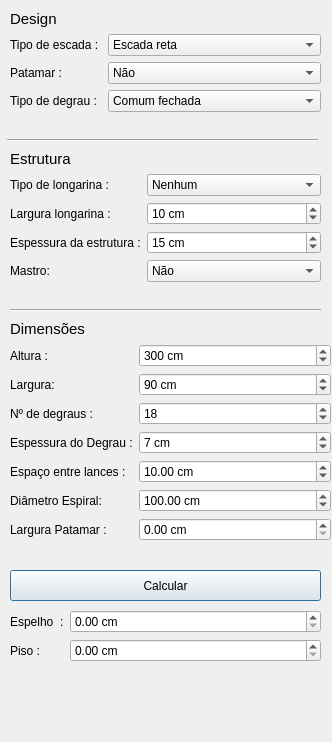
<?xml version="1.0" encoding="UTF-8"?>
<ui version="4.0">
 <class>Dialog</class>
 <widget class="QDialog" name="Dialog">
  <property name="geometry">
   <rect>
    <x>0</x>
    <y>0</y>
    <width>332</width>
    <height>742</height>
   </rect>
  </property>
  <property name="minimumSize">
   <size>
    <width>283</width>
    <height>695</height>
   </size>
  </property>
  <property name="windowTitle">
   <string>Escada</string>
  </property>
  <widget class="QWidget" name="formLayoutWidget">
   <property name="geometry">
    <rect>
     <x>10</x>
     <y>10</y>
     <width>311</width>
     <height>115</height>
    </rect>
   </property>
   <layout class="QFormLayout" name="formLayout">
    <item row="1" column="1">
     <widget class="QComboBox" name="TipoEscada">
      <property name="editable">
       <bool>false</bool>
      </property>
      <property name="currentText">
       <string notr="true">Escada reta</string>
      </property>
      <property name="frame">
       <bool>true</bool>
      </property>
      <property name="modelColumn">
       <number>0</number>
      </property>
      <item>
       <property name="text">
        <string>Escada reta</string>
       </property>
      </item>
      <item>
       <property name="text">
        <string>Escada L</string>
       </property>
      </item>
      <item>
       <property name="text">
        <string>Escada U</string>
       </property>
      </item>
      <item>
       <property name="text">
        <string>Escada espiral</string>
       </property>
      </item>
     </widget>
    </item>
    <item row="2" column="0">
     <widget class="QLabel" name="label_5">
      <property name="text">
       <string>Patamar : </string>
      </property>
     </widget>
    </item>
    <item row="2" column="1">
     <widget class="QComboBox" name="Patamar">
      <item>
       <property name="text">
        <string>Não</string>
       </property>
      </item>
      <item>
       <property name="text">
        <string>Sim</string>
       </property>
      </item>
     </widget>
    </item>
    <item row="3" column="0">
     <widget class="QLabel" name="label_6">
      <property name="text">
       <string>Tipo de degrau : </string>
      </property>
     </widget>
    </item>
    <item row="3" column="1">
     <widget class="QComboBox" name="TipoDegrau">
      <item>
       <property name="text">
        <string>Comum fechada</string>
       </property>
      </item>
      <item>
       <property name="text">
        <string>Comum aberta</string>
       </property>
      </item>
      <item>
       <property name="text">
        <string>Vazada</string>
       </property>
      </item>
      <item>
       <property name="text">
        <string>Plissada</string>
       </property>
      </item>
     </widget>
    </item>
    <item row="1" column="0">
     <widget class="QLabel" name="label">
      <property name="text">
       <string>Tipo de escada : </string>
      </property>
     </widget>
    </item>
    <item row="0" column="0">
     <widget class="QLabel" name="label_7">
      <property name="font">
       <font>
        <pointsize>11</pointsize>
       </font>
      </property>
      <property name="text">
       <string>Design</string>
      </property>
     </widget>
    </item>
   </layout>
  </widget>
  <widget class="QWidget" name="formLayoutWidget_2">
   <property name="geometry">
    <rect>
     <x>10</x>
     <y>320</y>
     <width>321</width>
     <height>243</height>
    </rect>
   </property>
   <layout class="QFormLayout" name="formLayout_2">
    <item row="0" column="0">
     <widget class="QLabel" name="label_2">
      <property name="font">
       <font>
        <pointsize>11</pointsize>
        <italic>false</italic>
       </font>
      </property>
      <property name="text">
       <string>Dimensões</string>
      </property>
     </widget>
    </item>
    <item row="1" column="0">
     <widget class="QLabel" name="label_3">
      <property name="text">
       <string>Altura : </string>
      </property>
     </widget>
    </item>
    <item row="1" column="1">
     <widget class="QSpinBox" name="Altura">
      <property name="suffix">
       <string> cm</string>
      </property>
      <property name="maximum">
       <number>99999999</number>
      </property>
      <property name="value">
       <number>300</number>
      </property>
     </widget>
    </item>
    <item row="2" column="0">
     <widget class="QLabel" name="label_4">
      <property name="text">
       <string>Largura:  </string>
      </property>
     </widget>
    </item>
    <item row="2" column="1">
     <widget class="QSpinBox" name="Largura">
      <property name="suffix">
       <string> cm</string>
      </property>
      <property name="maximum">
       <number>99999999</number>
      </property>
      <property name="value">
       <number>90</number>
      </property>
     </widget>
    </item>
    <item row="3" column="0">
     <widget class="QLabel" name="label_11">
      <property name="text">
       <string>Nº de degraus : </string>
      </property>
     </widget>
    </item>
    <item row="3" column="1">
     <widget class="QSpinBox" name="NDegraus">
      <property name="maximum">
       <number>99999999</number>
      </property>
      <property name="value">
       <number>18</number>
      </property>
     </widget>
    </item>
    <item row="4" column="0">
     <widget class="QLabel" name="label_16">
      <property name="text">
       <string>Espessura do Degrau :</string>
      </property>
     </widget>
    </item>
    <item row="4" column="1">
     <widget class="QSpinBox" name="EspecuraDegrau">
      <property name="suffix">
       <string> cm</string>
      </property>
      <property name="maximum">
       <number>99999999</number>
      </property>
      <property name="value">
       <number>7</number>
      </property>
     </widget>
    </item>
    <item row="5" column="0">
     <widget class="QLabel" name="label_17">
      <property name="text">
       <string>Espaço entre lances :</string>
      </property>
     </widget>
    </item>
    <item row="5" column="1">
     <widget class="QDoubleSpinBox" name="DistLances">
      <property name="prefix">
       <string/>
      </property>
      <property name="suffix">
       <string> cm</string>
      </property>
      <property name="maximum">
       <double>100000000000000000000.000000000000000</double>
      </property>
      <property name="value">
       <double>10.000000000000000</double>
      </property>
     </widget>
    </item>
    <item row="6" column="0">
     <widget class="QLabel" name="label_19">
      <property name="text">
       <string>Diâmetro Espiral:</string>
      </property>
     </widget>
    </item>
    <item row="6" column="1">
     <widget class="QDoubleSpinBox" name="DiametroEspiral">
      <property name="suffix">
       <string> cm</string>
      </property>
      <property name="maximum">
       <double>999999999999999.000000000000000</double>
      </property>
      <property name="value">
       <double>100.000000000000000</double>
      </property>
     </widget>
    </item>
    <item row="7" column="0">
     <widget class="QLabel" name="label_20">
      <property name="text">
       <string>Largura Patamar :</string>
      </property>
     </widget>
    </item>
    <item row="7" column="1">
     <widget class="QDoubleSpinBox" name="LarguraPatamar">
      <property name="suffix">
       <string> cm</string>
      </property>
      <property name="maximum">
       <double>9999999999999.000000000000000</double>
      </property>
     </widget>
    </item>
   </layout>
  </widget>
  <widget class="QWidget" name="formLayoutWidget_3">
   <property name="geometry">
    <rect>
     <x>10</x>
     <y>150</y>
     <width>311</width>
     <height>151</height>
    </rect>
   </property>
   <layout class="QFormLayout" name="formLayout_3">
    <item row="0" column="0">
     <widget class="QLabel" name="label_8">
      <property name="font">
       <font>
        <pointsize>11</pointsize>
       </font>
      </property>
      <property name="text">
       <string>Estrutura</string>
      </property>
     </widget>
    </item>
    <item row="1" column="1">
     <widget class="QComboBox" name="TipoLongarina">
      <item>
       <property name="text">
        <string>Nenhum</string>
       </property>
      </item>
      <item>
       <property name="text">
        <string>Central</string>
       </property>
      </item>
      <item>
       <property name="text">
        <string>Borda</string>
       </property>
      </item>
      <item>
       <property name="text">
        <string>Lateral</string>
       </property>
      </item>
     </widget>
    </item>
    <item row="3" column="1">
     <widget class="QSpinBox" name="EspecuraEstrutura">
      <property name="suffix">
       <string> cm</string>
      </property>
      <property name="maximum">
       <number>99999999</number>
      </property>
      <property name="value">
       <number>15</number>
      </property>
     </widget>
    </item>
    <item row="1" column="0">
     <widget class="QLabel" name="label_10">
      <property name="text">
       <string>Tipo de longarina : </string>
      </property>
     </widget>
    </item>
    <item row="3" column="0">
     <widget class="QLabel" name="label_14">
      <property name="text">
       <string>Espessura da estrutura :</string>
      </property>
     </widget>
    </item>
    <item row="2" column="0">
     <widget class="QLabel" name="label_15">
      <property name="text">
       <string>Largura longarina :</string>
      </property>
     </widget>
    </item>
    <item row="2" column="1">
     <widget class="QSpinBox" name="LarguraLongarina">
      <property name="suffix">
       <string> cm</string>
      </property>
      <property name="maximum">
       <number>99999999</number>
      </property>
      <property name="value">
       <number>10</number>
      </property>
     </widget>
    </item>
    <item row="4" column="0">
     <widget class="QLabel" name="label_18">
      <property name="text">
       <string>Mastro:</string>
      </property>
     </widget>
    </item>
    <item row="4" column="1">
     <widget class="QComboBox" name="Mastro">
      <item>
       <property name="text">
        <string>Não</string>
       </property>
      </item>
      <item>
       <property name="text">
        <string>Sim</string>
       </property>
      </item>
     </widget>
    </item>
   </layout>
  </widget>
  <widget class="Line" name="line">
   <property name="geometry">
    <rect>
     <x>7</x>
     <y>130</y>
     <width>311</width>
     <height>20</height>
    </rect>
   </property>
   <property name="orientation">
    <enum>Qt::Horizontal</enum>
   </property>
  </widget>
  <widget class="Line" name="line_2">
   <property name="geometry">
    <rect>
     <x>10</x>
     <y>300</y>
     <width>311</width>
     <height>21</height>
    </rect>
   </property>
   <property name="orientation">
    <enum>Qt::Horizontal</enum>
   </property>
  </widget>
  <widget class="QPushButton" name="btn_calcular">
   <property name="geometry">
    <rect>
     <x>10</x>
     <y>570</y>
     <width>311</width>
     <height>31</height>
    </rect>
   </property>
   <property name="text">
    <string>Calcular</string>
   </property>
  </widget>
  <widget class="QWidget" name="formLayoutWidget_4">
   <property name="geometry">
    <rect>
     <x>10</x>
     <y>610</y>
     <width>311</width>
     <height>61</height>
    </rect>
   </property>
   <layout class="QFormLayout" name="formLayout_4">
    <item row="0" column="0">
     <widget class="QLabel" name="label_12">
      <property name="text">
       <string>Espelho  :</string>
      </property>
     </widget>
    </item>
    <item row="1" column="0">
     <widget class="QLabel" name="label_13">
      <property name="text">
       <string>Piso : </string>
      </property>
     </widget>
    </item>
    <item row="0" column="1">
     <widget class="QDoubleSpinBox" name="Espelho">
      <property name="suffix">
       <string> cm</string>
      </property>
      <property name="maximum">
       <double>999999999999999.000000000000000</double>
      </property>
     </widget>
    </item>
    <item row="1" column="1">
     <widget class="QDoubleSpinBox" name="Piso">
      <property name="prefix">
       <string/>
      </property>
      <property name="suffix">
       <string> cm</string>
      </property>
      <property name="maximum">
       <double>999999999999999.000000000000000</double>
      </property>
     </widget>
    </item>
   </layout>
  </widget>
 </widget>
 <resources/>
 <connections/>
</ui>
